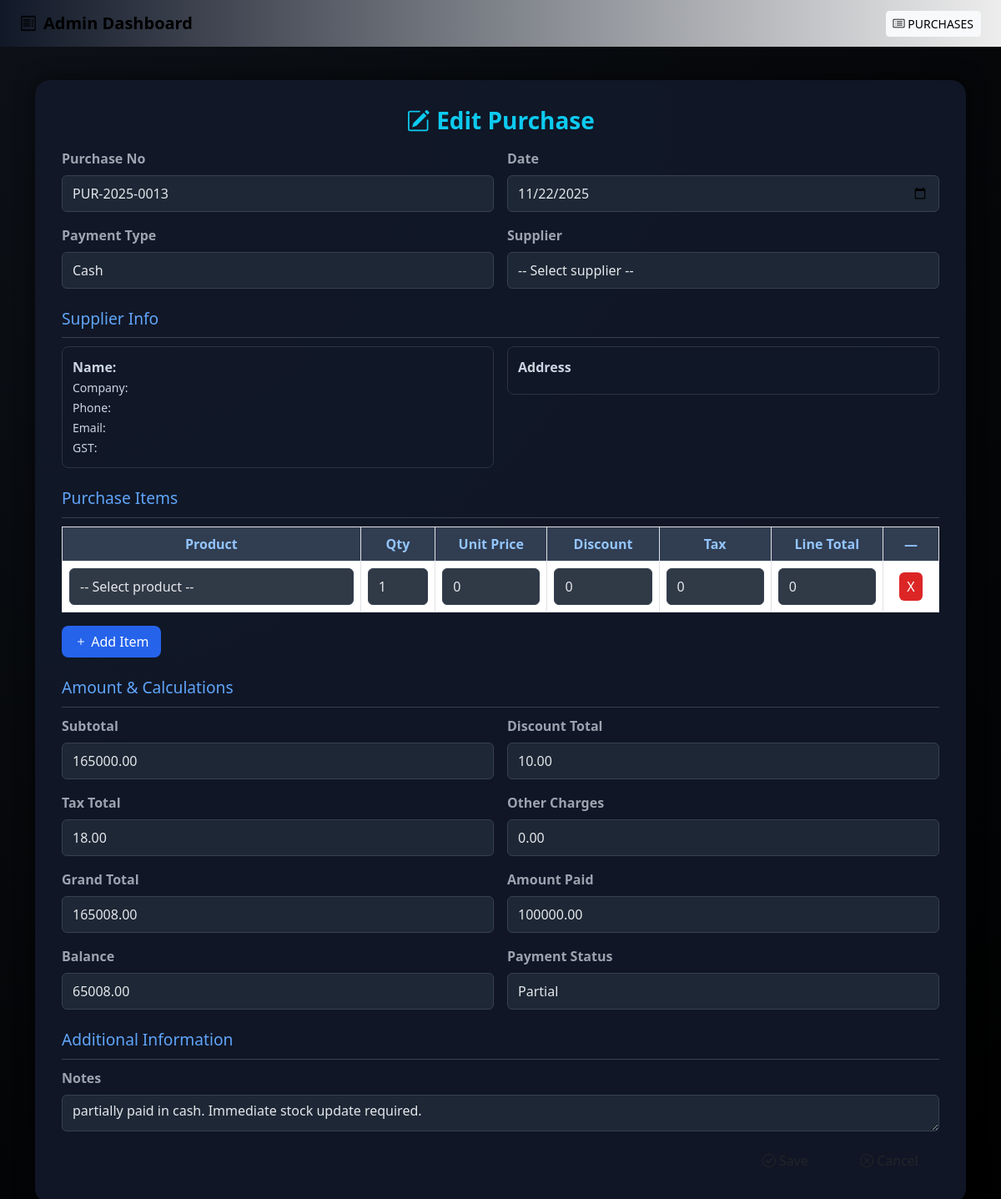
Screenshot of /purchases/2/edit/ (signed in) with the database file from the repository.
### app/models.py (models this page shows, shortened)
class Purchase(models.Model):
    PAYMENT_TYPES = [
        ("cash", "Cash"),
        ("card", "Card"),
        ("online", "Online Transfer"),
        ("credit", "Credit"),
    ]
    PAYMENT_STATUS = [
        ("paid", "Paid"),
        ("partial", "Partial"),
        ("unpaid", "Unpaid"),
    ]
    purchase_no = models.CharField(max_length=50, unique=True)
    date = models.DateField(default=timezone.now)
    payment_type = models.CharField(max_length=20, choices=PAYMENT_TYPES)
    supplier = models.ForeignKey(Supplier, on_delete=models.CASCADE)
    subtotal = models.DecimalField(max_digits=10, decimal_places=2, default=0)
    discount_total = models.DecimalField(max_digits=10, decimal_places=2, default=0)
    tax_total = models.DecimalField(max_digits=10, decimal_places=2, default=0)
    other_charges = models.DecimalField(max_digits=10, decimal_places=2, default=0)
    grand_total = models.DecimalField(max_digits=10, decimal_places=2, default=0)
    amount_paid = models.DecimalField(max_digits=10, decimal_places=2, default=0)
    balance = models.DecimalField(max_digits=10, decimal_places=2, default=0)
    payment_status = models.CharField(max_length=20, choices=PAYMENT_STATUS)
    notes = models.TextField(blank=True, null=True)

### app/views.py (the view)
# urls.py: path("purchases/<int:pk>/edit/", views.purchase_edit, name="purchase_edit"),
@transaction.atomic
@login_required
def purchase_edit(request, pk):
    purchase = get_object_or_404(Purchase, pk=pk)
    if request.method == "POST":
        form = PurchaseForm(request.POST, instance=purchase)
        formset = PurchaseItemFormSet(request.POST, instance=purchase)
        if form.is_valid() and formset.is_valid():
            purchase_obj = form.save(commit=False)
            subtotal = calc_purchase_totals_from_formset(formset)
            purchase_obj.subtotal = subtotal
            grand_total, balance = compute_grand_and_balance(
                subtotal,
                purchase_obj.discount_total,
                purchase_obj.tax_total,
                purchase_obj.other_charges,
                purchase_obj.amount_paid
            )
            purchase_obj.grand_total = grand_total
            purchase_obj.balance = balance
            purchase_obj.save()
            formset.save()
            messages.success(request, "Purchase updated successfully.")
            return redirect("purchase_list")
        messages.error(request, "Please fix the errors below.")
    else:
        form = PurchaseForm(instance=purchase)
        formset = PurchaseItemFormSet(instance=purchase)
    return render(request, "purchase_add_edit.html", {"form": form, "formset": formset, "title": "Edit Purchase"})

### project/templates/purchase_add_edit.html (shortened to what this page needs)
{% load static %}
<!DOCTYPE html>
<html lang="en">
<head>
  <link href="https://cdn.jsdelivr.net/npm/bootstrap@5.3.3/dist/css/bootstrap.min.css" rel="stylesheet">
  <link href="https://cdn.jsdelivr.net/npm/bootstrap-icons@1.11.3/font/bootstrap-icons.css" rel="stylesheet">
</head>
<body>
  <nav class="navbar navbar-expand-lg px-4">
    <a class="navbar-brand fw-bold"><i class="bi bi-receipt me-2"></i>Admin Dashboard</a>
    <div class="ms-auto">
      <a href="{% url 'purchase_list' %}" class="btn btn-light btn-sm"><i class="bi bi-card-list"></i> PURCHASES</a>
    </div>
  </nav>
  <div class="container">
    <div class="form-container">
      <h3 class="text-center text-info fw-bold mb-3">
        {% if form.instance.pk %}<i class="bi bi-pencil-square me-2"></i>Edit Purchase{% else %}<i class="bi bi-plus-circle-fill me-2"></i>Add Purchase{% endif %}
      </h3>
      <form method="POST" id="purchase-form">{% csrf_token %}
        <div class="row g-3">
          <div class="col-md-6">
            <label class="form-label">Purchase No</label>
            {{ form.purchase_no }}
          </div>
          <div class="col-md-6">
            <label class="form-label">Date</label>
            {{ form.date }}
          </div>
          <div class="col-md-6">
            <label class="form-label">Payment Type</label>
            {{ form.payment_type }}
          </div>
          <div class="col-md-6">
            <label class="form-label">Supplier</label>
            <select id="supplier-select" name="supplier" class="form-select">
              <option value="">-- Select supplier --</option>
            </select>
          </div>
        </div>
        <div class="section-title">Supplier Info</div>
        <div class="row g-3">
          <div class="col-md-6">
            <div class="panel">
              <strong id="sup-name">Name:</strong><br>
              <small id="sup-company">Company:</small><br>
              <small id="sup-contact">Phone:</small><br>
              <small id="sup-email">Email:</small><br>
              <small id="sup-gst">GST:</small>
            </div>
          </div>
          <div class="col-md-6">
            <div class="panel">
              <strong>Address</strong>
            </div>
          </div>
        </div>
        <div class="section-title">Purchase Items</div>
        <table class="table table-dark-custom table-bordered align-middle text-center">
          <thead>
            <tr>
              <th style="width:32%">Product</th>
              <th style="width:8%">Qty</th>
              <th style="width:12%">Unit Price</th>
              <th style="width:12%">Discount</th>
              <th style="width:12%">Tax</th>
              <th style="width:12%">Line Total</th>
              <th style="width:6%">—</th>
            </tr>
          </thead>
          <tbody id="items-body"></tbody>
        </table>
        <div class="mb-3">
          <button type="button" class="btn btn-add-row" onclick="addRow()"><i class="bi bi-plus"></i> Add Item</button>
        </div>
        <div class="section-title">Amount & Calculations</div>
        <div class="row g-3">
          <div class="col-md-6">
            <label class="form-label">Subtotal</label>
            {{ form.subtotal }}
          </div>
          <div class="col-md-6">
            <label class="form-label">Discount Total</label>
            {{ form.discount_total }}
          </div>
          <div class="col-md-6">
            <label class="form-label">Tax Total</label>
            {{ form.tax_total }}
          </div>
          <div class="col-md-6">
            <label class="form-label">Other Charges</label>
            {{ form.other_charges }}
          </div>
          <div class="col-md-6">
            <label class="form-label">Grand Total</label>
            {{ form.grand_total }}
          </div>
          <div class="col-md-6">
            <label class="form-label">Amount Paid</label>
            {{ form.amount_paid }}
          </div>
          <div class="col-md-6">
            <label class="form-label">Balance</label>
            {{ form.balance }}
          </div>
          <div class="col-md-6">
            <label class="form-label">Payment Status</label>
            {{ form.payment_status }}
          </div>
        </div>
        <div class="section-title">Additional Information</div>
        <div class="mb-3">
          <label class="form-label">Notes</label>
          {{ form.notes }}
        </div>
        <div class="text-end mt-3">
          <button type="submit" class="btn btn-submit px-4"><i class="bi bi-check-circle"></i> Save</button>
          <a href="{% url 'purchase_list' %}" class="btn btn-cancel px-4 ms-2"><i class="bi bi-x-circle"></i> Cancel</a>
        </div>
      </form>
    </div>
  </div>
</body>
</html>

### project/templates/purchase_add_edit.html (style rules this page uses)
body { background: radial-gradient(circle at top left,#0d1117,#000); color:#e5e7eb; font-family:'Segoe UI',sans-serif; }
nav.navbar { background: linear-gradient(90deg,#111827,#ededed); }
.form-container { background: rgba(17,24,39,0.95); border-radius:18px; padding:32px; margin:40px 0; box-shadow:0 0 25px rgba(0,0,0,0.6); }
.form-label { font-weight:600; color:#9ca3af; }
.form-control, .form-select { background: rgba(31,41,55,0.92); border:1px solid #374151; color:#e5e7eb; height:44px; }
.section-title { color:#60a5fa; font-size:1.2rem; margin-top:22px; margin-bottom:10px; padding-bottom:8px; border-bottom:1px solid #374151; }
.table-dark-custom { background: rgba(30,41,59,0.7); color:#e5e7eb; }
.table-dark-custom th { background: rgba(51,65,85,0.9); color:#93c5fd; }
.btn-add-row { background:#2563eb; color:white; border-radius:8px; padding:6px 14px; }
.panel { background: rgba(17,24,39,0.6); padding:12px; border-radius:8px; border:1px solid #2b3440; color:#cbd5e1; }

### rows the page displays
Purchase: purchase_no "PUR-2025-0013", date "11/22/2025", payment_type "Cash", subtotal "165000.00", discount_total "10.00", tax_total "18.00", other_charges "0.00", grand_total "165008.00", amount_paid "100000.00", balance "65008.00", payment_status "Partial", notes "partially paid in cash. Immediate stock update required."
